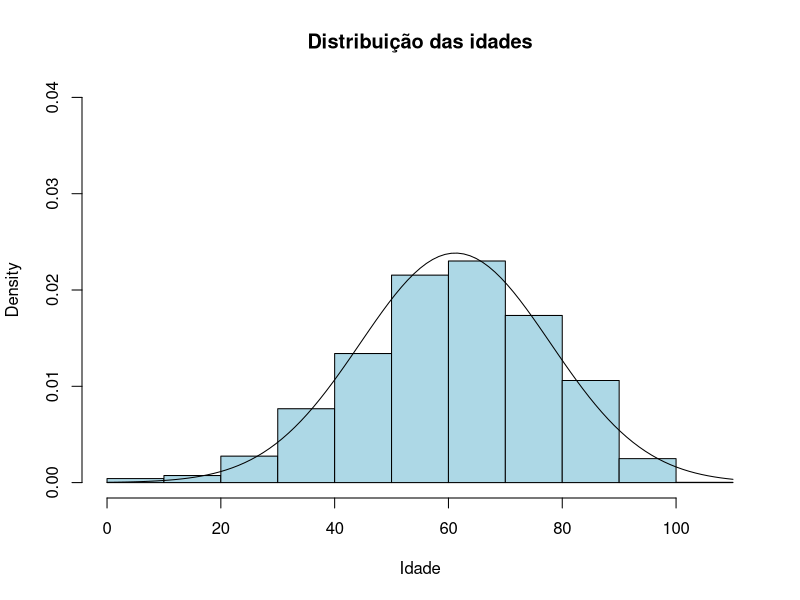
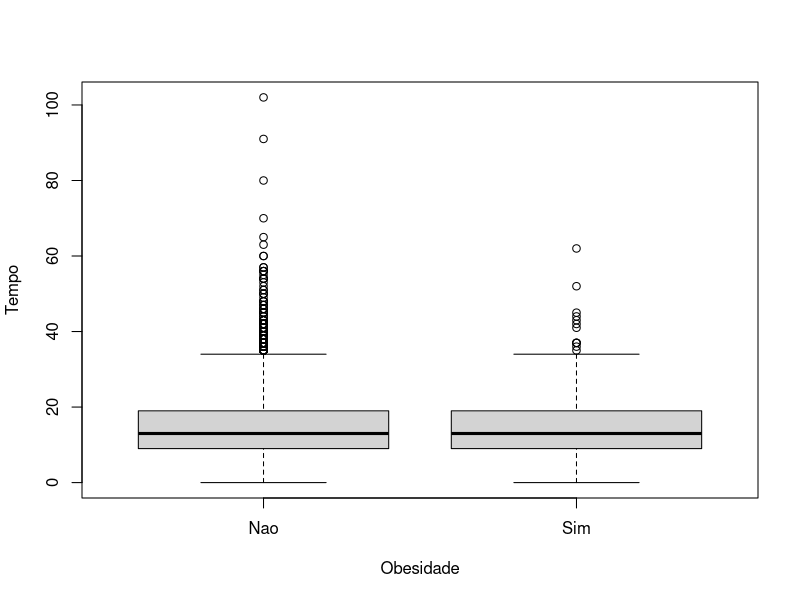
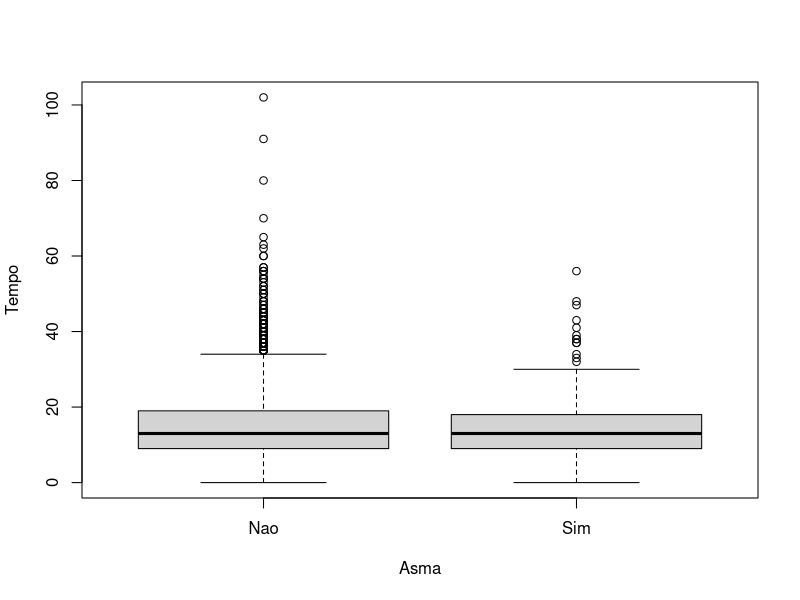
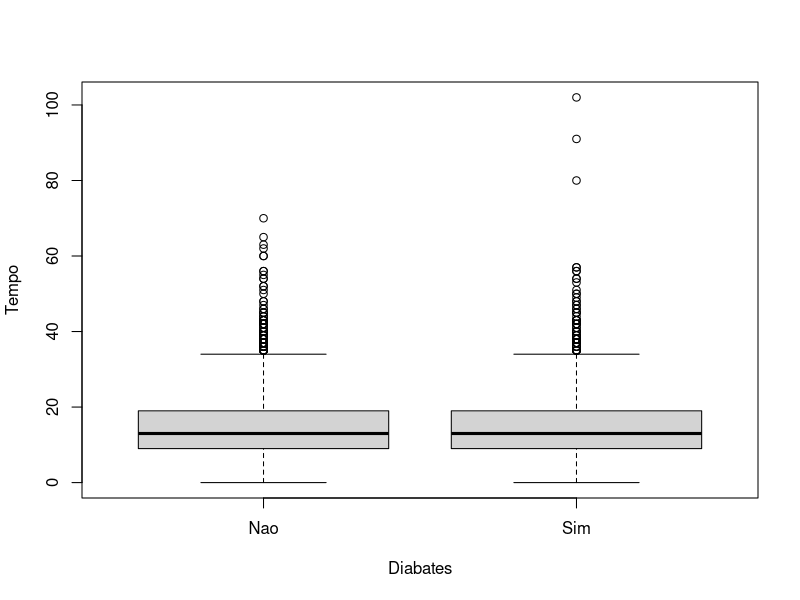
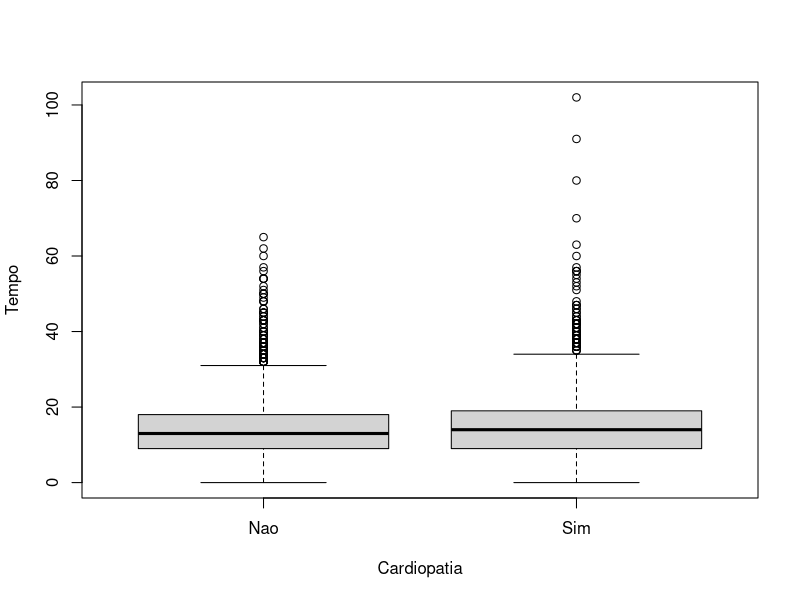

Here is the R script that generated these plots, in order:
library(readr)
library(dplyr)
library(psych)
library(ggplot2)


datasetcovid <- read_csv("datasetcovid.csv")

# Transformar sexo em fator

datasetcovid$CS_SEXO <- factor(datasetcovid$CS_SEXO, label = c("M", "F"),
                               levels = c(0,1))

# Transformando escolaridade em fator

datasetcovid$CS_ESCOL_N <- factor(datasetcovid$CS_ESCOL_N,
                                  labels = c("Sem escolaridade", "Fundamental 1", "Fundamental 2", "Medio", "Superior"),
                                  levels = 0:4, order = T)

# Transformando raça em fator

datasetcovid$CS_RACA <- factor(datasetcovid$CS_RACA,
                               labels = c("Branca", "Preta", "Amarela", "Parda", "Indigena"),
                               levels = 1:5)

# Tranformando obesidade, asma, diabetes, cardiopatia e UTI em fator

datasetcovid$OBESIDADE <- factor(datasetcovid$OBESIDADE,
                                 labels = c("Nao", "Sim"),
                                 levels = c(0,1))
datasetcovid$ASMA <- factor(datasetcovid$ASMA,
                                 labels = c("Nao", "Sim"),
                                 levels = c(0,1))
datasetcovid$DIABETES <- factor(datasetcovid$DIABETES,
                            labels = c("Nao", "Sim"),
                            levels = c(0,1))
datasetcovid$CARDIOPATI <- factor(datasetcovid$CARDIOPATI,
                                labels = c("Nao", "Sim"),
                                levels = c(0,1))

datasetcovid$UTI <- factor(datasetcovid$UTI,
                                  labels = c("Nao", "Sim"),
                                  levels = c(0,1))

glimpse(datasetcovid)

#Analise descritiva

# tabela cruzada sexo e escolaridade
tabela_1 <- table(datasetcovid$CS_SEXO, datasetcovid$CS_ESCOL_N)
prop.table(tabela_1)

# Histograma e tabela para variável idade
hist(datasetcovid$NU_IDADE_N, freq = F,  xlab = "Idade", ylim = c(0, 0.04), main = "Distribuição das idades", col = "lightblue")
curve(dnorm(x, mean = mean(datasetcovid$NU_IDADE_N), sd = sd(datasetcovid$NU_IDADE_N)), add = T)
range(datasetcovid$NU_IDADE_N)
nclass.Sturges(datasetcovid$NU_IDADE_N)
tabela_2 <- table(cut(datasetcovid$NU_IDADE_N, seq(0, 102, l = 14)))
summary(datasetcovid$NU_IDADE_N)

# Distribuição da idade por grupos: sexo e escolaridade.
describeBy(datasetcovid$NU_IDADE_N, group = datasetcovid$CS_SEXO:datasetcovid$CS_ESCOL_N)


# Distribuição e boxplot entre obesidade e tempo entre os primeiros sintomas e a data de evolução

tapply(datasetcovid$TEMP_SIN, datasetcovid$OBESIDADE, summary)
tapply(datasetcovid$TEMP_SIN, datasetcovid$OBESIDADE, sd)
plot(datasetcovid$TEMP_SIN ~ datasetcovid$OBESIDADE, ylab = "Tempo" , xlab = "Obesidade")

#Associação entre as variáveis
#fprov = table(datasetcovid$OBESIDADE)
#variancias <- tapply(datasetcovid$TEMP_SIN, datasetcovid$OBESIDADE, var)
#s2barra = weighted.mean(variancias, fprov)
#s2 = var(datasetcovid$TEMP_SIN)
#R2 <- 1 - (s2barra/s2)
#R2

# Distribuição e boxplot entre asma e tempo entre os primeiros sintomas e a data de evolução

tapply(datasetcovid$TEMP_SIN, datasetcovid$ASMA, summary)
tapply(datasetcovid$TEMP_SIN, datasetcovid$ASMA, sd)
plot(datasetcovid$TEMP_SIN ~ datasetcovid$ASMA, ylab = "Tempo", xlab = "Asma")


# Distribuição e boxplot entre diabetes e tempo entre os primeiros sintomas e a data de evolução

tapply(datasetcovid$TEMP_SIN, datasetcovid$DIABETES, summary)
tapply(datasetcovid$TEMP_SIN, datasetcovid$DIABETES, sd)
plot(datasetcovid$TEMP_SIN ~ datasetcovid$DIABETES, ylab = "Tempo", xlab = "Diabates")

# Distribuição e boxplot entre cardiopatia e tempo entre os primeiros sintomas e a data de evolução

tapply(datasetcovid$TEMP_SIN, datasetcovid$CARDIOPATI, summary)
tapply(datasetcovid$TEMP_SIN, datasetcovid$CARDIOPATI, sd)
plot(datasetcovid$TEMP_SIN ~ datasetcovid$CARDIOPATI, ylab = "Tempo", xlab = "Cardiopatia")

#Cormobidades X Obitos
